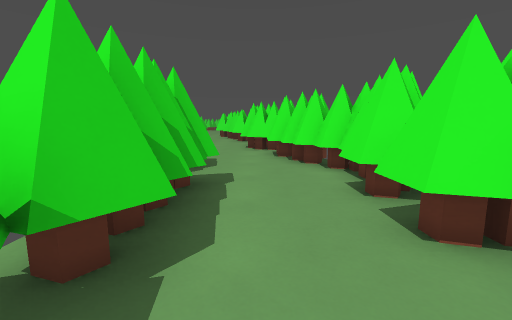
View 1 (above)

16 first-person views from a walk through a Godot game level. The camera is 1.2 m above the floor, tilts 8° down and sees 90° across. The floor is counted in squares, 1 m on a side. Each view is taken from the middle of a square. On the plan, view 1 faces up. The plan holds only what a view shows up to about 12 squares ahead; the rest is blank. The place goes on beyond the plan.

View 2
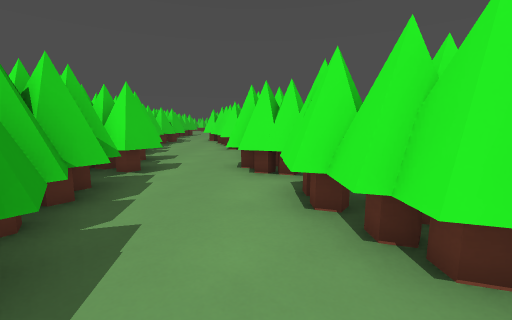

View 3
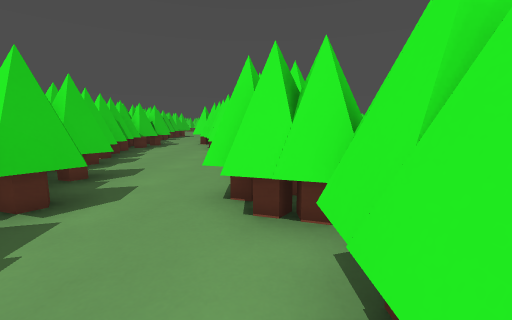

View 4
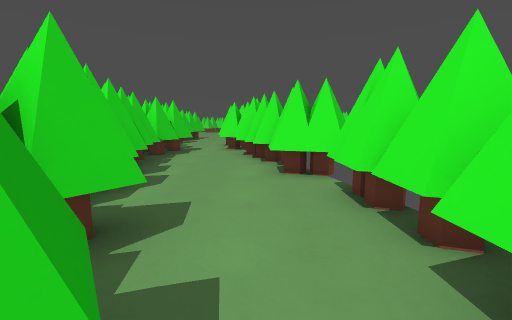

View 5
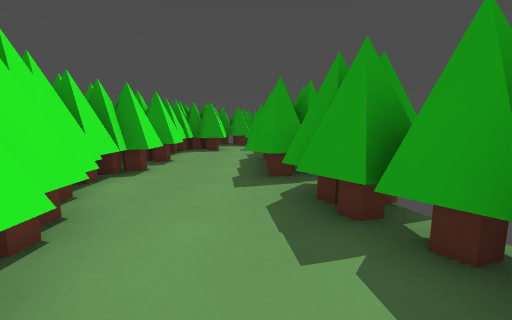

View 6
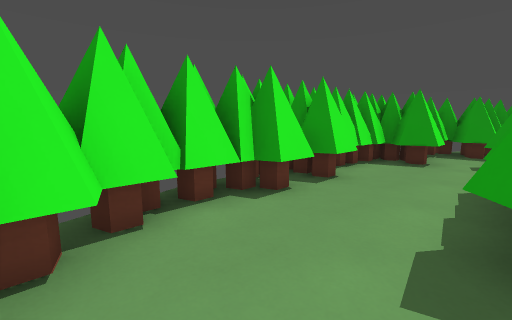

View 7
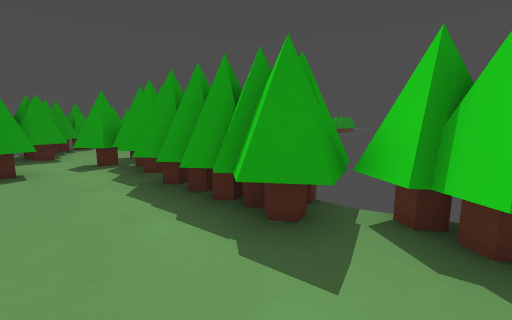

View 8
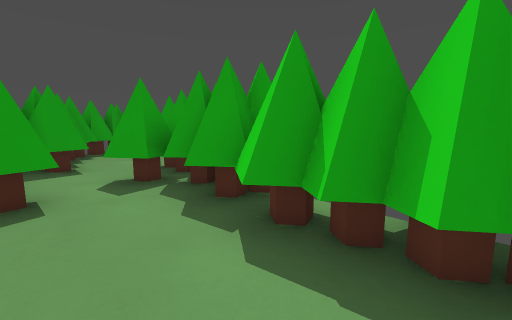

View 9
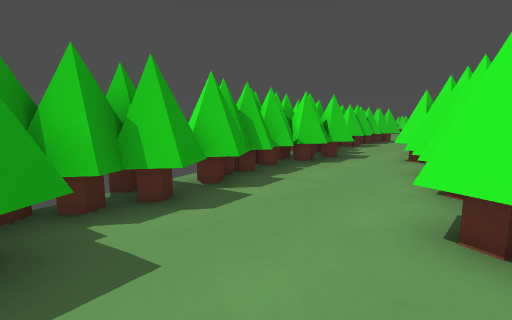

View 10
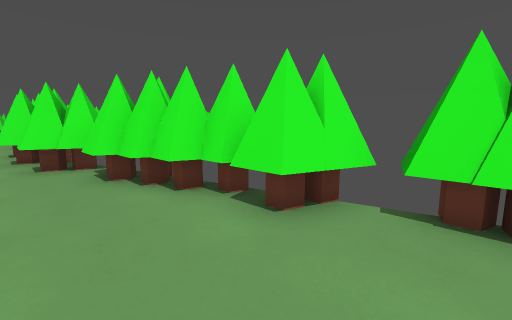

View 11
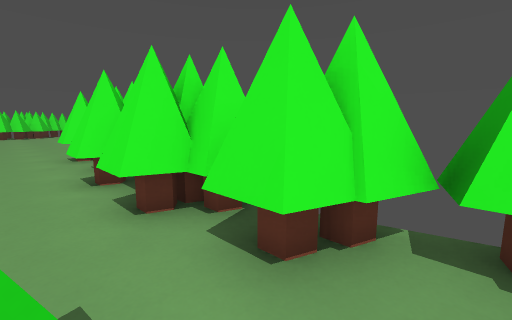

View 12
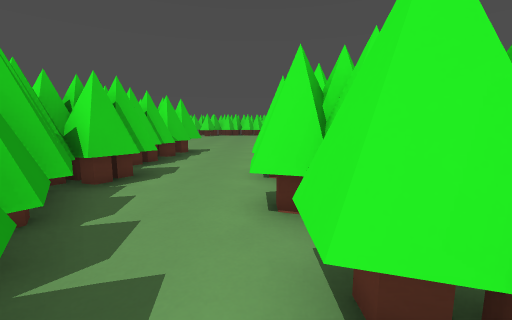

View 13
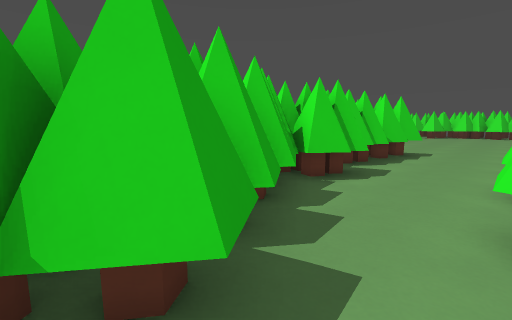

View 14
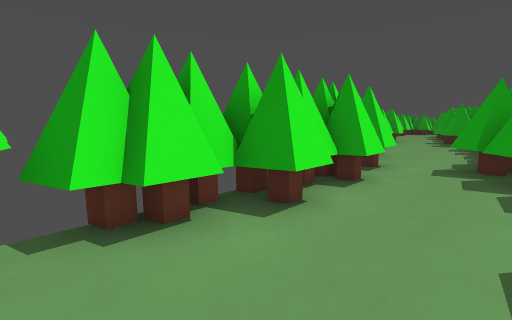

View 15
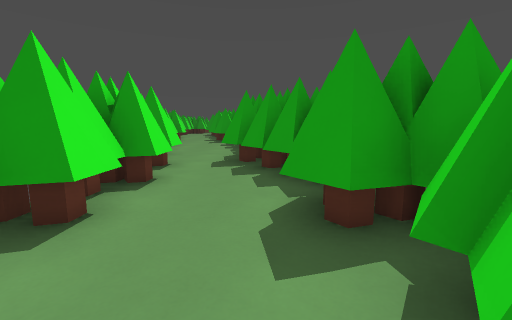

View 16
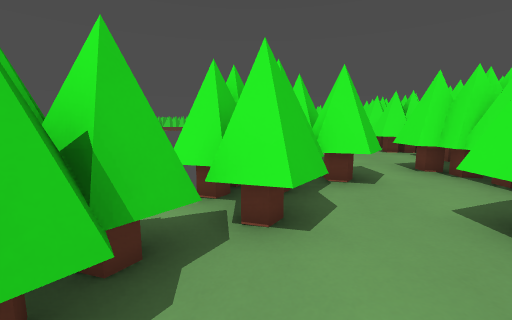

### Floor plan
Key: @ floor where view 1 was taken; # wall or solid block; . main floor; - floor 0.25 m lower than the main floor; = window, fence, low wall or low ledge.
Columns run from 8 left of view 1 to 2 right of it. Each row starts with its distance up from view 1.
 32 ##....#
 31 ##...##
 30 #....#
 29 ##..##
 28 ##...#
 27  #..##
 26  ##.##
 25  ##..#
 24   ##.##
 23   #...#
 22   ##..#
 21   #=..##
 20   #...##
 19   ##...#
 18   ##...##
 17    #....#
 16    #....#
 15    ##...#
 14     #...#
 13     ##..##
 12     ##..##
 11      #...#
 10      #...#
  9      ##..##
  8      ##..##
  7       #...#
  6       #...#
  5       ##..#
  4       ##..#
  3        #..#
  2       ##..#
  1       ##..#
  0       #.@.#
 -1       ##.##
 -2       ##.##
 -3      ##..#
 -4     ###.##
 -5    ##--.##
 -6     #--##
 -7      -.#
 -8       ##
 -9      ##

Positions as (right, up) in squares from view 1, and headings:
1: (0, 0), facing up
2: (0, 6), facing up
3: (0, 9), facing up
4: (-2, 12), facing up
5: (-1, 11), facing down
6: (-1, 8), facing down-right
7: (1, 7), facing down-left
8: (1, 4), facing down-left
9: (-1, 15), facing up-left
10: (-4, 16), facing up-right
11: (-5, 23), facing up-right
12: (-4, 23), facing up
13: (-4, 23), facing up-left
14: (-6, 32), facing down-right
15: (-6, 32), facing down
16: (-3, -7), facing up
